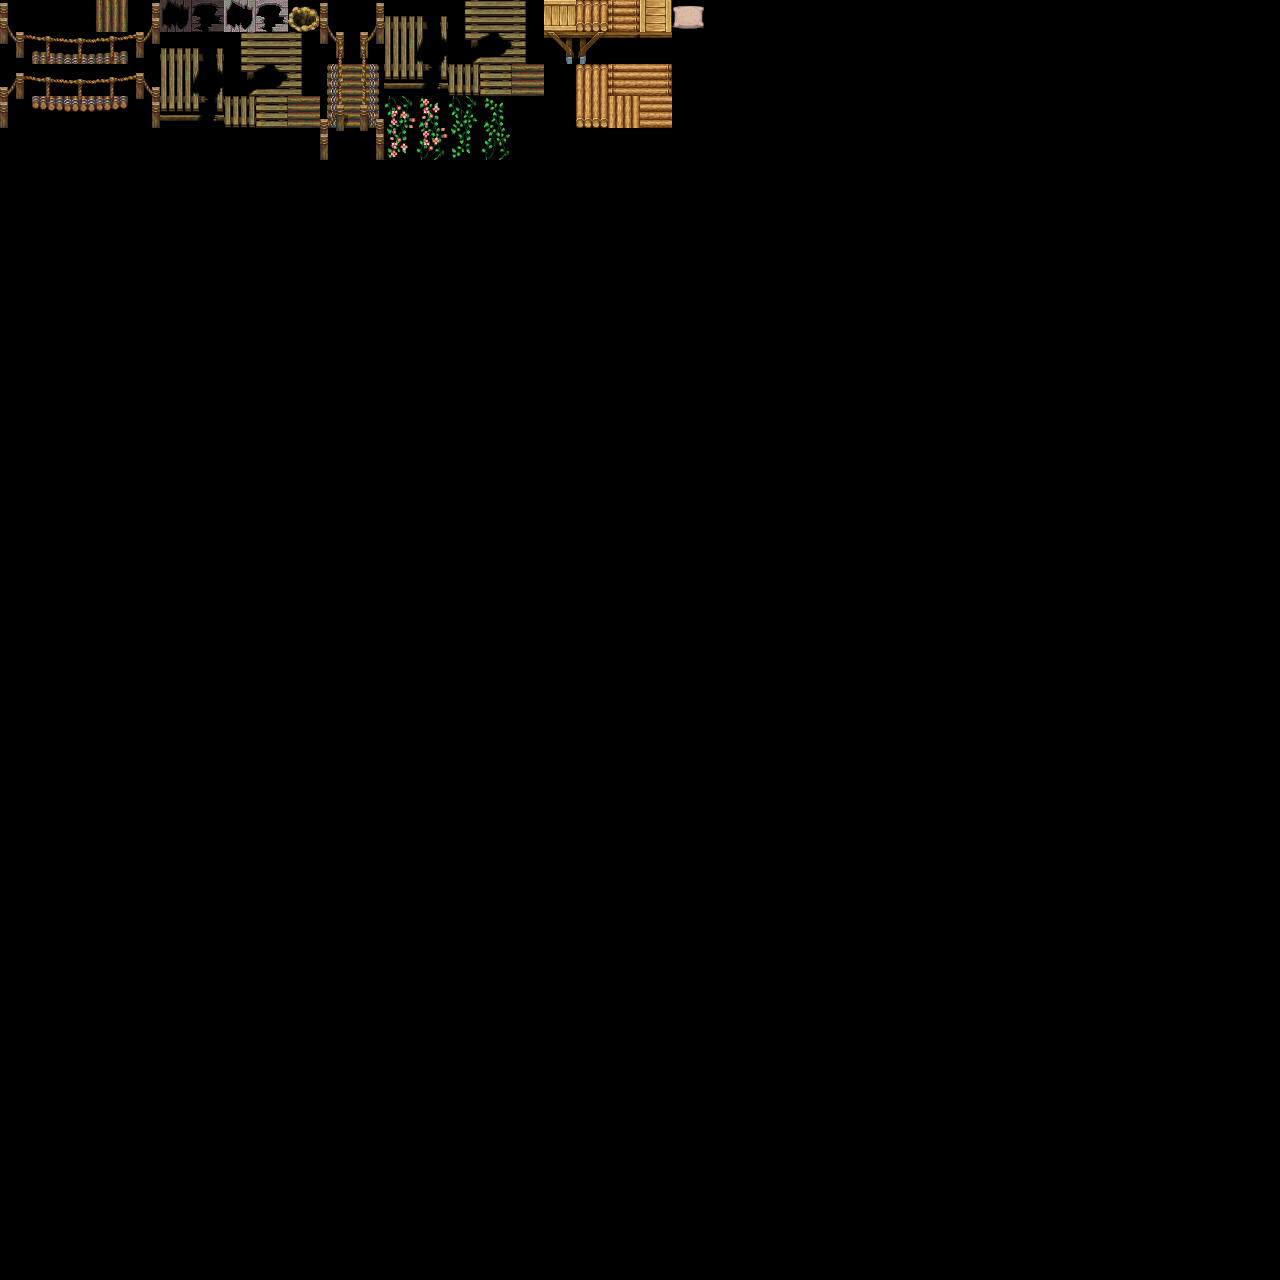

This game map was drawn from its Tiled (.tmx) file and the tilesets committed beside it. A one-line description and the full map source follow:
An orthogonal 40x40 tile map with 32x32 px tiles, 1 tile layer (Tile Layer 1), 3 tilesets.

<map version="1.4" tiledversion="1.4.3" orientation="orthogonal" renderorder="right-down" width="40" height="40" tilewidth="32" tileheight="32" infinite="0" nextlayerid="2" nextobjectid="1">
 <tileset firstgid="1" name="map_bridge_1" tilewidth="32" tileheight="32" tilecount="128" columns="16">
  <image source="res/drawable/map_bridge_1.png" width="512" height="256" />
 </tileset>
 <tileset firstgid="129" name="map_broken_1" tilewidth="32" tileheight="32" tilecount="128" columns="16">
  <image source="res/drawable/map_broken_1.png" width="512" height="256" />
 </tileset>
 <tileset firstgid="257" name="map_bed_1" tilewidth="32" tileheight="32" tilecount="128" columns="16">
  <image source="res/drawable/map_bed_1.png" width="512" height="256" />
 </tileset>
 <layer id="1" name="Tile Layer 1" width="40" height="40">
  <data encoding="csv">
1,2,3,4,5,94,95,46,47,145,11,12,22,23,24,25,26,68,65,66,67,270,0,0,0,0,0,0,0,0,0,0,0,0,0,0,0,0,0,0,
17,18,19,20,21,22,23,24,25,26,27,28,38,39,40,41,42,84,81,82,83,0,0,0,0,0,0,0,0,0,0,0,0,0,0,0,0,0,0,0,
33,34,35,36,37,38,39,40,41,42,43,44,54,55,56,57,58,0,97,98,99,0,0,0,0,0,0,0,0,0,0,0,0,0,0,0,0,0,0,0,
49,50,51,52,53,54,55,56,57,58,59,60,232,233,234,235,0,0,113,114,115,0,0,0,0,0,0,0,0,0,0,0,0,0,0,0,0,0,0,0,
0,0,0,0,0,0,0,0,0,0,75,76,248,249,250,251,0,0,0,0,0,0,0,0,0,0,0,0,0,0,0,0,0,0,0,0,0,0,0,0,
0,0,0,0,0,0,0,0,0,0,0,0,0,0,0,0,0,0,0,0,0,0,0,0,0,0,0,0,0,0,0,0,0,0,0,0,0,0,0,0,
0,0,0,0,0,0,0,0,0,0,0,0,0,0,0,0,0,0,0,0,0,0,0,0,0,0,0,0,0,0,0,0,0,0,0,0,0,0,0,0,
0,0,0,0,0,0,0,0,0,0,0,0,0,0,0,0,0,0,0,0,0,0,0,0,0,0,0,0,0,0,0,0,0,0,0,0,0,0,0,0,
0,0,0,0,0,0,0,0,0,0,0,0,0,0,0,0,0,0,0,0,0,0,0,0,0,0,0,0,0,0,0,0,0,0,0,0,0,0,0,0,
0,0,0,0,0,0,0,0,0,0,0,0,0,0,0,0,0,0,0,0,0,0,0,0,0,0,0,0,0,0,0,0,0,0,0,0,0,0,0,0,
0,0,0,0,0,0,0,0,0,0,0,0,0,0,0,0,0,0,0,0,0,0,0,0,0,0,0,0,0,0,0,0,0,0,0,0,0,0,0,0,
0,0,0,0,0,0,0,0,0,0,0,0,0,0,0,0,0,0,0,0,0,0,0,0,0,0,0,0,0,0,0,0,0,0,0,0,0,0,0,0,
0,0,0,0,0,0,0,0,0,0,0,0,0,0,0,0,0,0,0,0,0,0,0,0,0,0,0,0,0,0,0,0,0,0,0,0,0,0,0,0,
0,0,0,0,0,0,0,0,0,0,0,0,0,0,0,0,0,0,0,0,0,0,0,0,0,0,0,0,0,0,0,0,0,0,0,0,0,0,0,0,
0,0,0,0,0,0,0,0,0,0,0,0,0,0,0,0,0,0,0,0,0,0,0,0,0,0,0,0,0,0,0,0,0,0,0,0,0,0,0,0,
0,0,0,0,0,0,0,0,0,0,0,0,0,0,0,0,0,0,0,0,0,0,0,0,0,0,0,0,0,0,0,0,0,0,0,0,0,0,0,0,
0,0,0,0,0,0,0,0,0,0,0,0,0,0,0,0,0,0,0,0,0,0,0,0,0,0,0,0,0,0,0,0,0,0,0,0,0,0,0,0,
0,0,0,0,0,0,0,0,0,0,0,0,0,0,0,0,0,0,0,0,0,0,0,0,0,0,0,0,0,0,0,0,0,0,0,0,0,0,0,0,
0,0,0,0,0,0,0,0,0,0,0,0,0,0,0,0,0,0,0,0,0,0,0,0,0,0,0,0,0,0,0,0,0,0,0,0,0,0,0,0,
0,0,0,0,0,0,0,0,0,0,0,0,0,0,0,0,0,0,0,0,0,0,0,0,0,0,0,0,0,0,0,0,0,0,0,0,0,0,0,0,
0,0,0,0,0,0,0,0,0,0,0,0,0,0,0,0,0,0,0,0,0,0,0,0,0,0,0,0,0,0,0,0,0,0,0,0,0,0,0,0,
0,0,0,0,0,0,0,0,0,0,0,0,0,0,0,0,0,0,0,0,0,0,0,0,0,0,0,0,0,0,0,0,0,0,0,0,0,0,0,0,
0,0,0,0,0,0,0,0,0,0,0,0,0,0,0,0,0,0,0,0,0,0,0,0,0,0,0,0,0,0,0,0,0,0,0,0,0,0,0,0,
0,0,0,0,0,0,0,0,0,0,0,0,0,0,0,0,0,0,0,0,0,0,0,0,0,0,0,0,0,0,0,0,0,0,0,0,0,0,0,0,
0,0,0,0,0,0,0,0,0,0,0,0,0,0,0,0,0,0,0,0,0,0,0,0,0,0,0,0,0,0,0,0,0,0,0,0,0,0,0,0,
0,0,0,0,0,0,0,0,0,0,0,0,0,0,0,0,0,0,0,0,0,0,0,0,0,0,0,0,0,0,0,0,0,0,0,0,0,0,0,0,
0,0,0,0,0,0,0,0,0,0,0,0,0,0,0,0,0,0,0,0,0,0,0,0,0,0,0,0,0,0,0,0,0,0,0,0,0,0,0,0,
0,0,0,0,0,0,0,0,0,0,0,0,0,0,0,0,0,0,0,0,0,0,0,0,0,0,0,0,0,0,0,0,0,0,0,0,0,0,0,0,
0,0,0,0,0,0,0,0,0,0,0,0,0,0,0,0,0,0,0,0,0,0,0,0,0,0,0,0,0,0,0,0,0,0,0,0,0,0,0,0,
0,0,0,0,0,0,0,0,0,0,0,0,0,0,0,0,0,0,0,0,0,0,0,0,0,0,0,0,0,0,0,0,0,0,0,0,0,0,0,0,
0,0,0,0,0,0,0,0,0,0,0,0,0,0,0,0,0,0,0,0,0,0,0,0,0,0,0,0,0,0,0,0,0,0,0,0,0,0,0,0,
0,0,0,0,0,0,0,0,0,0,0,0,0,0,0,0,0,0,0,0,0,0,0,0,0,0,0,0,0,0,0,0,0,0,0,0,0,0,0,0,
0,0,0,0,0,0,0,0,0,0,0,0,0,0,0,0,0,0,0,0,0,0,0,0,0,0,0,0,0,0,0,0,0,0,0,0,0,0,0,0,
0,0,0,0,0,0,0,0,0,0,0,0,0,0,0,0,0,0,0,0,0,0,0,0,0,0,0,0,0,0,0,0,0,0,0,0,0,0,0,0,
0,0,0,0,0,0,0,0,0,0,0,0,0,0,0,0,0,0,0,0,0,0,0,0,0,0,0,0,0,0,0,0,0,0,0,0,0,0,0,0,
0,0,0,0,0,0,0,0,0,0,0,0,0,0,0,0,0,0,0,0,0,0,0,0,0,0,0,0,0,0,0,0,0,0,0,0,0,0,0,0,
0,0,0,0,0,0,0,0,0,0,0,0,0,0,0,0,0,0,0,0,0,0,0,0,0,0,0,0,0,0,0,0,0,0,0,0,0,0,0,0,
0,0,0,0,0,0,0,0,0,0,0,0,0,0,0,0,0,0,0,0,0,0,0,0,0,0,0,0,0,0,0,0,0,0,0,0,0,0,0,0,
0,0,0,0,0,0,0,0,0,0,0,0,0,0,0,0,0,0,0,0,0,0,0,0,0,0,0,0,0,0,0,0,0,0,0,0,0,0,0,0,
0,0,0,0,0,0,0,0,0,0,0,0,0,0,0,0,0,0,0,0,0,0,0,0,0,0,0,0,0,0,0,0,0,0,0,0,0,0,0,0
</data>
 </layer>
</map>
